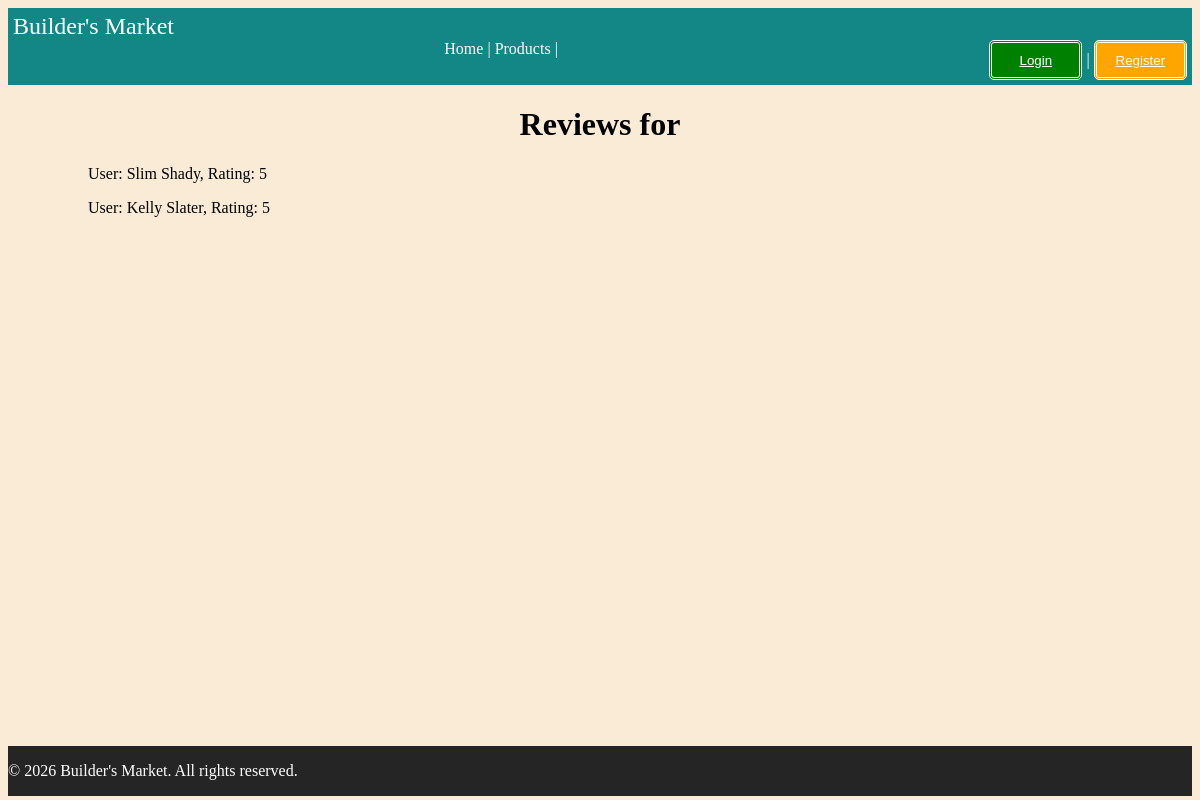
Page /products/2/reviews on the earlier database version.
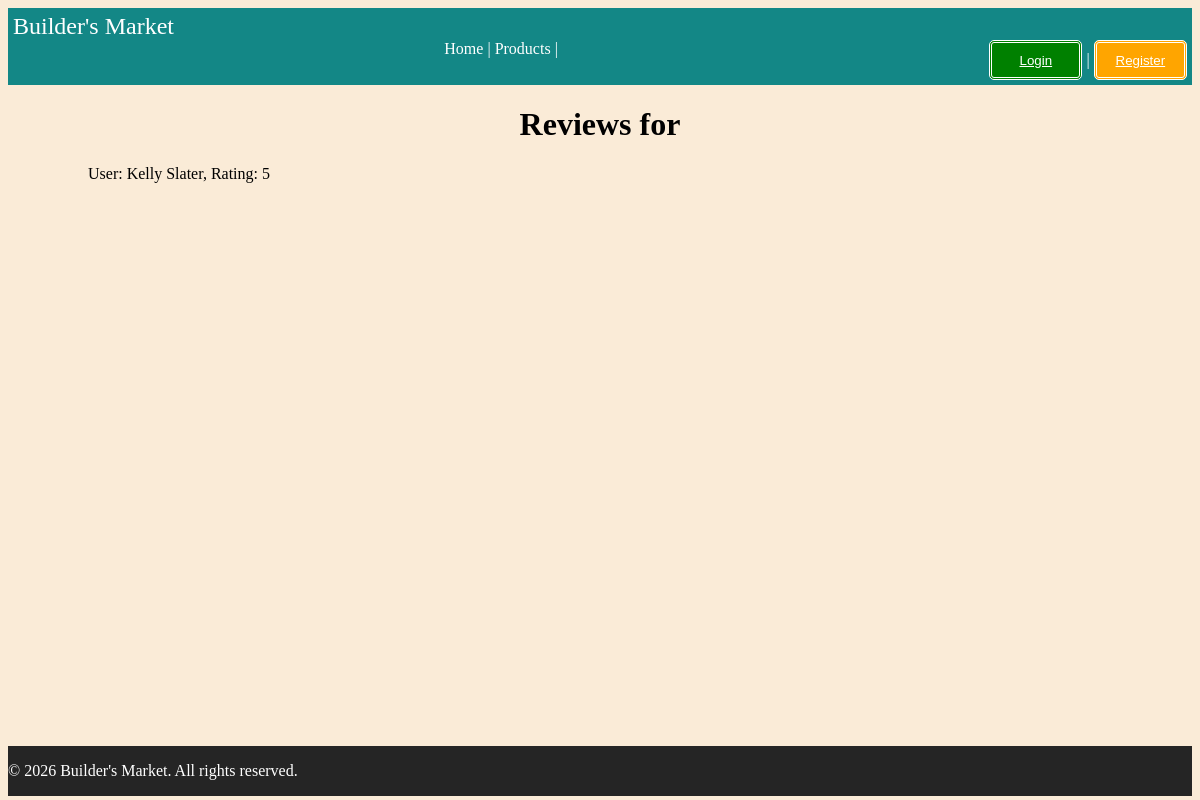
Same page on the later database version.
### tables this page shows
CREATE TABLE reviews (
    review_id INTEGER PRIMARY KEY,
    product_id INTEGER NOT NULL,
    user_id INTEGER NOT NULL,
    rating INTEGER CHECK (rating >= 0 AND rating <= 5),
    created_at DATETIME DEFAULT CURRENT_TIMESTAMP,
    updated_at DATETIME DEFAULT CURRENT_TIMESTAMP,
    FOREIGN KEY (product_id) REFERENCES products(product_id) ON DELETE CASCADE,
    FOREIGN KEY (user_id) REFERENCES users(user_id) ON DELETE CASCADE
);

CREATE TABLE users (
    user_id INTEGER PRIMARY KEY,
    username VARCHAR(50) NOT NULL UNIQUE,
    email VARCHAR(255) NOT NULL UNIQUE,
    password_hash VARCHAR(255) NOT NULL,
    is_active INTEGER DEFAULT 0,
    created_at DATETIME DEFAULT CURRENT_TIMESTAMP,
    updated_at DATETIME DEFAULT CURRENT_TIMESTAMP
);

### routes/reviews.py (the view)
@reviews_bp.route('/products/<int:product_id>/reviews', methods=['GET'])
def view_reviews(product_id):
    reviews = Review.GetByProduct(product_id)
    return render_template('review/reviews_product.html', reviews=reviews, product_id=product_id)

### database/connection.py (called while the page is built)
def get_connection():
    try:
        conn = sqlite3.connect(Config.DATABASE)
        conn.row_factory = sqlite3.Row
        return conn
    except Error as e:
        print(f"Database connection error: {e}")
        return None

### models/review.py (called while the page is built)
    @staticmethod
    def GetByProduct(product_id):
        db = get_connection()
        try:
            return db.execute("""
                             SELECT r.*, u.username
                             FROM reviews r
                             JOIN users u ON r.user_id = u.user_id
                              WHERE r.product_id = ?
                             ORDER BY r.created_at DESC
                              """, (product_id,)).fetchall()
        finally:
            db.close()

### templates/review/reviews_product.html (shortened to what this page needs)
{% extends "base.html" %}
{% block content %}
<h1> Reviews for {{product_name}} </h1>
{% for review in reviews %}
<p> User: {{review.username}},  Rating: {{review.rating}} </p>
{% endfor %}
{% endblock %}

Differences in the rows shown:
removed reviews: username "Slim Shady", rating "5"
